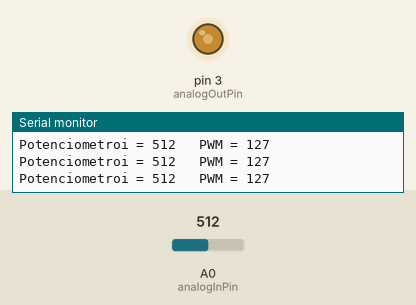
Recording of a sketch running on a simulated Arduino Uno, built with avr-gcc and run on an emulated ATmega328P. On the bench: output pins drawn as LEDs (lit = HIGH), the last lines printed to the serial monitor. The inputs (shaded band) are chosen by the test bench; at power-on: A0 (analogInPin) = 512.

Above: at 1.2 s.
1.3 s: A0 (analogInPin) set to 716
At 1.9 s:
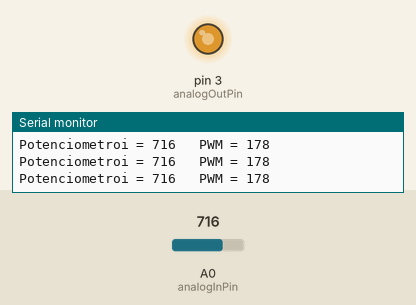
2.8 s: A0 (analogInPin) set to 900
At 3.4 s:
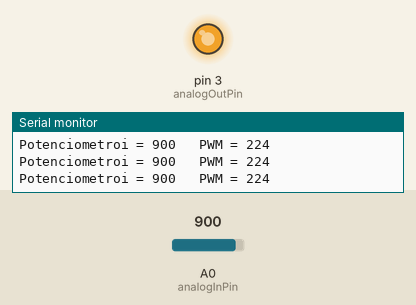
4.3 s: A0 (analogInPin) set to 122
At 4.9 s:
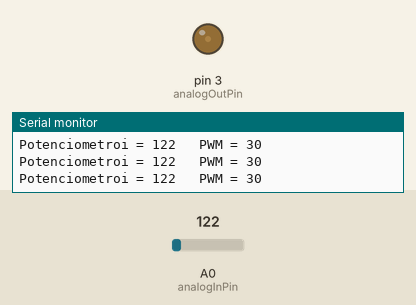
5.8 s: A0 (analogInPin) set to 0
At 6.5 s:
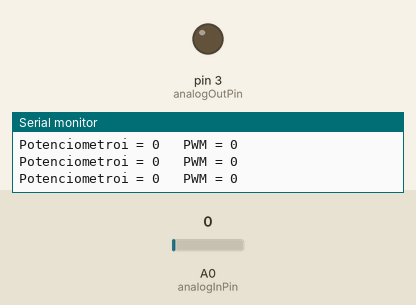
7.3 s: A0 (analogInPin) set to 511
At 7.9 s:
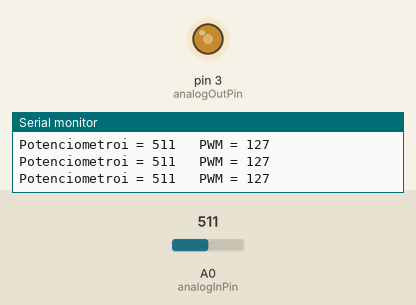
Timing chart, 0 to 9.8 s (numbered marks = the images above; inputs shaded):
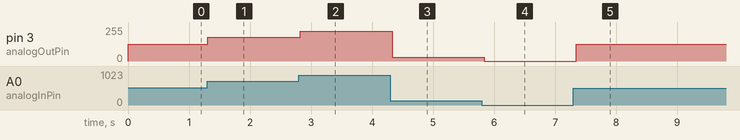

The sketch:

AnalogoPin_PWM.ino
```cpp
const int analogInPin = A0; //Analogico
const int analogOutPin = 3; // " ~ " PWM Modulacion de ancho de pulso
int potValor =0;//Potenciomentro
int OutputValor=0;

void setup() {
Serial.begin(9600);

}

void loop() {
  potValor=analogRead(analogInPin);
  OutputValor=map(potValor, /*analog*/ 0, 1023, /*digital*/ 0, 255);
  analogWrite(analogOutPin, OutputValor);

  //analogico --> 2 a la 10 = 0 - 1023 (10bits)
  //digital --> 2 a la 8 = 0 - 255 (8bits)
  Serial.print("Potenciometroi = ");
  Serial.print(potValor);
  Serial.print("\t PWM = ");
  Serial.println(OutputValor);
  delay(100);

}
```

Measured:
- after the input at 1.3 s, pin 3 (analogOutPin): 127/255 → 178/255 at once
- after the input at 2.8 s, pin 3 (analogOutPin): 178/255 → 224/255 at once
- after the input at 4.3 s, pin 3 (analogOutPin): 224/255 → 30/255 at once
- after the input at 5.8 s, pin 3 (analogOutPin): 30/255 → 0/255 at once
- after the input at 7.3 s, pin 3 (analogOutPin): 0/255 → 127/255 after 0.05 s
